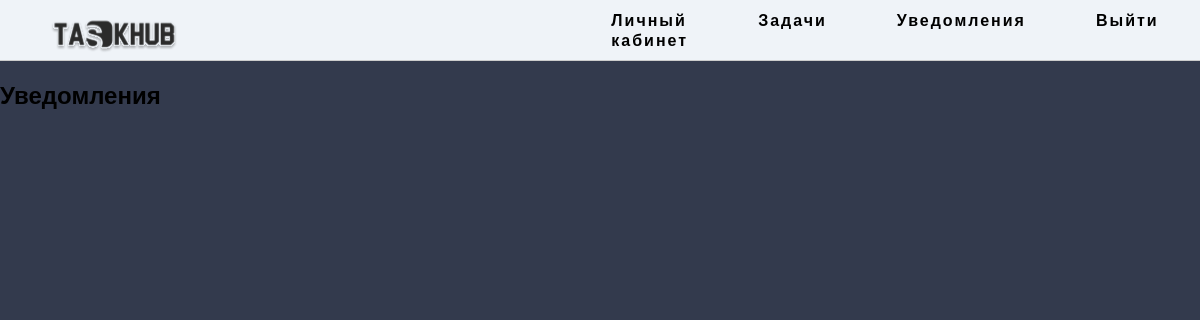
The app's page /notifications/ (signed in), older data.
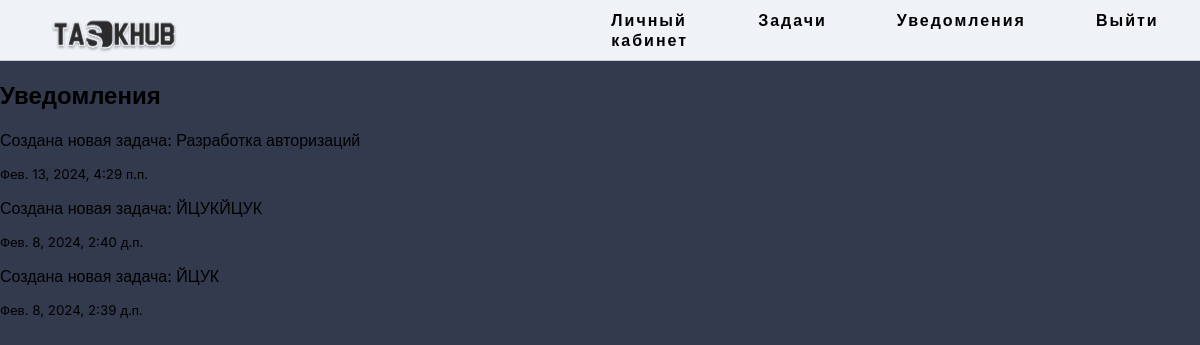
The same page, newer data.
### task/models.py (models this page shows, shortened)
class Notification(models.Model):
    user = models.ForeignKey(Manager, on_delete=models.CASCADE)
    message = models.TextField()
    is_read = models.BooleanField(default=False)
    timestamp = models.DateTimeField(auto_now_add=True)

### task/views.py (the view)
# urls.py: path('notifications/', views.notifications, name='notifications'),
@login_required
def notifications(request):
    user_notifications = Notification.objects.filter(user=request.user).order_by('-timestamp')
    user_notifications.update(is_read=True)
    return render(request, 'task/notifications.html', {'notifications': user_notifications})

### task/templates/task/notifications.html (shortened to what this page needs)
{% extends 'task/base.html' %}
{% block content %}
    <h2>Уведомления</h2>
    {% for notification in notifications %}
        <div class="{% if notification.is_read %}read{% else %}unread{% endif %}">
            <p>{{ notification.message }}</p>
            <small>{{ notification.timestamp }}</small>
        </div>
    {% endfor %}
{% endblock %}

Row changes from the older to the newer data that the page shows:
added Notification: message "Создана новая задача: Разработка авторизаций", timestamp "Фев. 13, 2024, 4:29 п.п."
added Notification: message "Создана новая задача: ЙЦУКЙЦУК", timestamp "Фев. 8, 2024, 2:40 д.п."
added Notification: message "Создана новая задача: ЙЦУК", timestamp "Фев. 8, 2024, 2:39 д.п."
